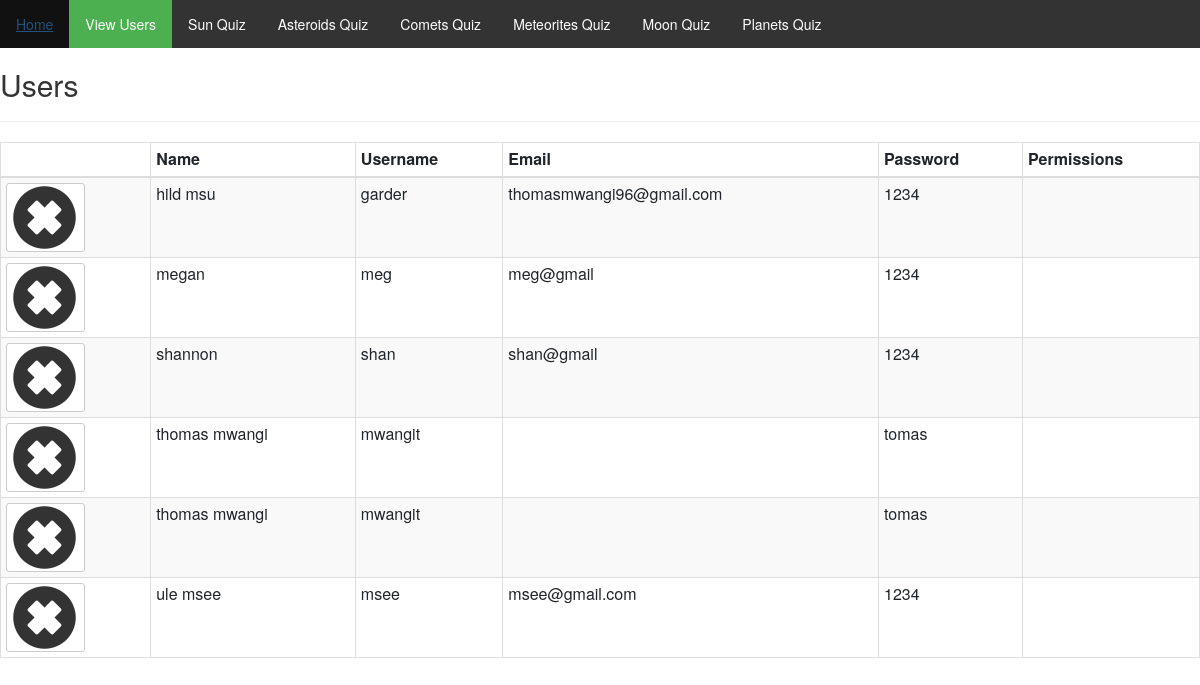
Before: /admin/admin.php with the older database file.
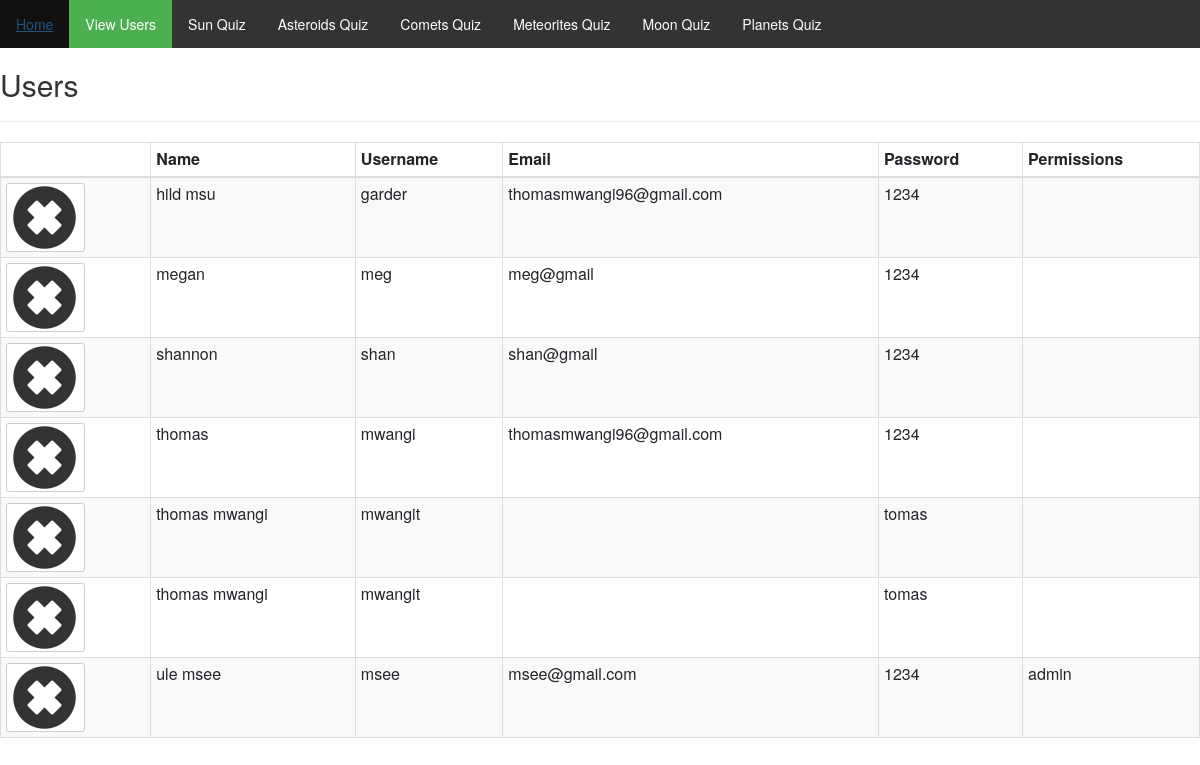
After: the same page with the newer database file.
### tables this page shows
CREATE TABLE `users` (
  `id` int(255) NOT NULL,
  `fullnames` varchar(255) NOT NULL,
  `username` varchar(255) NOT NULL,
  `email` varchar(255) NOT NULL,
  `password` varchar(255) NOT NULL,
  `permissions` varchar(255) NOT NULL
);

### admin/admin.php (the view, shortened to what this page needs)
<?php
include '../head.php';
$link = mysqli_connect("localhost", "102600", "choco95*", "starchild");
if(isset($_GET['add'])){
$name=((isset($_POST['names'])));
$uname=((isset($_POST['usernames'])));
$email=((isset($_POST['emails'])));
$password=((isset($_POST['passwords'])));
$confirm=((isset($_POST['confirm'])));
$permissions=((isset($_POST['permissionss'])));
$errors=array();
if($_POST){
    $emailQuery=$link->query("SELECT * FROM users WHERE email='$email'");
    $emailCount = mysqli_num_rows($emailQuery);
    if($emailCount != 0){
        $errors[]='The Entered Email Already Exists In The Database';
    }
    $required = array('name','username','email','password','permissions');
    foreach($required as $f){
        if(empty($_POST[$f])){
            $errors[]='You Must Fill Out All Fields!';
            break;
        }
    }
    if(strlen($password) <6){
        $errors[]='Your Password Must Be More Than 6 Charaters';
    }
    if($password != $confirm){
        $errors[]='Your Passwords Do Not Match';
    }
    if(!filter_var($email,FILTER_VALIDATE_EMAIL)){
        $errors[]='You Must Enter A Valid Email';
    }
        $link->query("INSERT INTO users (fullnames, username, email,password,permissions) VALUES ('$name', '$uname', '$email','$password','$permissions')");
        $_SESSION['success_flash'] = 'User Has Been Added';
        header('Location: admin.php');
}
?>
<h2 class="text-center">Add New User</h2><hr>
<form action="admin.php?add=1" method="post">
<div class="form-group col-md-6">
<label for="name">Full Name:</label>
<input type="text" name="names" id="name" class="form-control" value="<?=$name;?>">
</div>
<div class="form-group col-md-6">
<label for="name">User Name:</label>
<input type="text" name="usernames" id="usernames" class="form-control" value="<?=$uname;?>">
</div>
<div class="form-group col-md-6">
<label for="email">Email:</label>
<input type="email" name="emails" id="emails" class="form-control" value="<?=$email;?>">
</div>
<div class="form-group col-md-6">
<label for="password">Password:</label>
<input type="password" name="passwords" id="passwords" class="form-control" value="<?=$password;?>">
</div>
<div class="form-group col-md-6">
<label for="confirm">Confirm Password:</label>
<input type="password" name="confirm" id="confirm" class="form-control" value="<?=$confirm;?>">
</div>
<div class="form-group col-md-6">
<label for="permissions">Permissions:</label>
<select class="form-control" name="permissionss">
<option value=""<?=(($permissions == '')?'selected':'');?>></option>
<option value="editor"<?=(($permissions == 'editor')?'selected':'');?>>Editor</option>
<option value="admin,editor"<?=(($permissions == 'admin,editor')?'selected':'');?>>Admin</option>
</select>
</div>
<div class="form-group col-md-6 text-right" style="margin-top:25px;">
<a href="admin.php" class="btn btn-default">Cancel</a>
<input type="submit" value="Add User" class="btn btn-primary">
</div>
</form>
<?php
}else{
    $userQuery = $link->query("SELECT * FROM users ORDER BY fullnames");
    ?>
<!DOCTYPE html>
<html>
<head>
<link href="nav.css" type="text/css" rel="stylesheet">
</head>
<body>
    <ul>
                <li><a href="index.php">Home</a></li>
                <li><a class="active" href="admin.php">View Users</a></li>
                <li><a href="sun/sunquiz.php">Sun Quiz</a></li>
				<li><a href="asteroid/asteroidquiz.php">Asteroids Quiz</a></li>
				 <li><a href="comet/cometquiz.php">Comets Quiz</a></li>
				 <li><a href="meteor/meteorquiz.php">Meteorites Quiz</a></li>
				 <li><a href="moon/moonquiz.php">Moon Quiz</a></li>
                 <li><a href="planets/planetsquiz.php">Planets Quiz</a></li>
    </ul>
    <h2>Users</h2>
    <hr>
    <table class="table table-bordered table-striped table-condensed">
        <thead><th></th><th>Name</th><th>Username</th><th>Email</th><th>Password</th><th>Permissions</th></thead>
        <tbody>
        <?php while($user = mysqli_fetch_assoc($userQuery)): ?>
            <tr>
                <td>
                <?php if($user['id'] == $user['id']): ?>
                    <a href="admin.php?delete=<?=$user['id']; ?>" class="btn btn-default btn-xs"><span class="glyphicon glyphicon-remove-sign"></span></a>
                <?php endif; ?>
                </td>
                <td><?= $user['fullnames'];?></td>
                <td><?= $user['username'];?></td>
                <td><?= $user['email'];?></td>
                <td><?= $user['password'];?></td>
                <td><?= $user['permissions'];?></td>
            </tr>
<?php endwhile;?>
</tbody>
</table>
<?php } ?>

### head.php (shortened to what this page needs)
<link rel="stylesheet" href="https://use.fontawesome.com/releases/v5.7.0/css/all.css">
            <link href="css/style.css" rel="stylesheet" type="text/css">
            <link href="css/nav.css" rel="stylesheet" type="text/css">
            <link href="css/solarsystem.css" rel="stylesheet" type="text/css">
            <link href="css/index.css" rel="stylesheet" type="text/css">
            <link rel="stylesheet" href="https://maxcdn.bootstrapcdn.com/bootstrap/4.3.1/css/bootstrap.min.css">
            <link rel="stylesheet" href="https://maxcdn.bootstrapcdn.com/bootstrap/3.3.7/css/bootstrap.min.css">
            <link rel="stylesheet" href="https://cdnjs.cloudflare.com/ajax/libs/font-awesome/4.7.0/css/font-awesome.min.css">

### css/style.css (style rules this page uses)
*,html,body { margin:0; padding: 0; }
body { height:1000px; }
ul { list-style: none; }
ul li { display: inline-block; }

### css/nav.css (style rules this page uses)
body { background-image: url(ooo.jpeg); background-size: cover; font-family: 'Roboto Condensed', sans-serif; font-weight: bold; height: 100vh; }
span { font-size: 65px; letter-spacing: 2px; font-family: impact; }

### css/solarsystem.css (style rules this page uses)
body { margin: 0; padding: 0; color: #FFFFFF; width: 100%; min-height: 100%; overflow-x: hidden; -webkit-tap-highlight-color: rgba(255, 255, 255, 0); }

### css/index.css (style rules this page uses)
body { font-family: 'Oswald', sans-serif; }

### admin/nav.css (style rules this page uses)
body { background-image:url("../images/admin3.jpg"); background-size: 100vw 100vh; background-attachment:fixed; }
ul { list-style-type: none; margin: 0; padding: 0; overflow: hidden; background-color: #333; }
li { float: left; }
li a { display: block; color: white; text-align: center; padding: 14px 16px; text-decoration: none; }
.active { background-color: #4CAF50; }

Changed rows visible on the page:
added users: fullnames "thomas", username "mwangi", email "thomasmwangi96@gmail.com", password "1234"
changed users "ule msee": permissions (not shown) → "admin"
